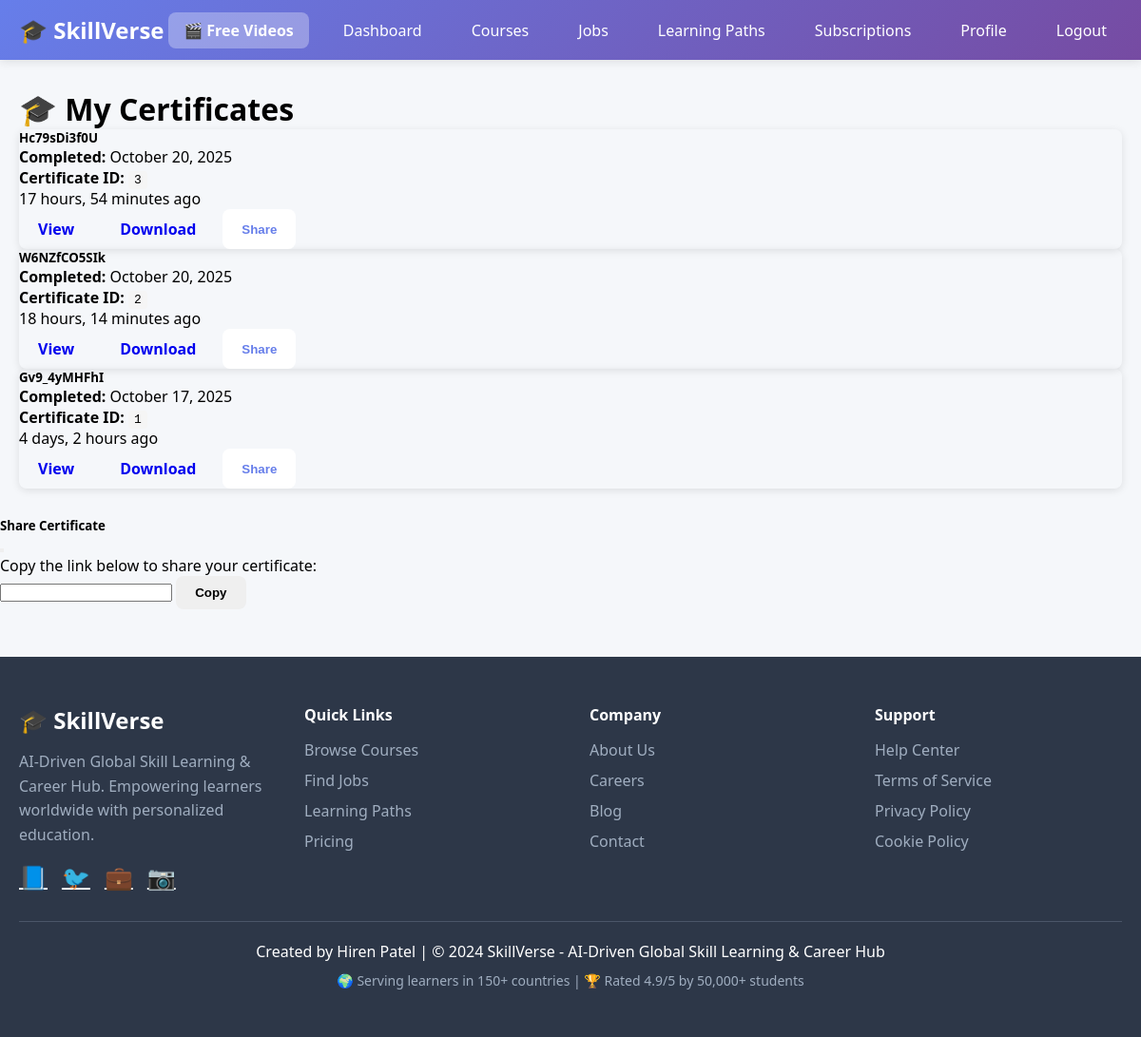
Screenshot of /certificates/ (signed in) with the database file from the repository.
### courses/models.py (models this page shows, shortened)
class VideoCompletion(models.Model):
    user = models.ForeignKey(User, on_delete=models.CASCADE)
    video_id = models.CharField(max_length=20)  # YouTube ID: dQw4w9WgXcQ
    completed_at = models.DateTimeField(auto_now_add=True)
    certificate_path = models.FileField(upload_to='certs/', blank=True, null=True)
    class Meta:
        unique_together = ('user', 'video_id')  # Prevent duplicate completions

### courses/views.py (the view)
# urls.py: path('certificates/', views.user_certificates, name='user_certificates'),
@login_required
def user_certificates(request):
    completions = VideoCompletion.objects.filter(user=request.user).order_by('-completed_at')
    return render(request, 'courses/certificates.html', {'completions': completions})

### courses/templates/courses/certificates.html (shortened to what this page needs)
{% extends 'courses/base.html' %}
{% block content %}
<div class="container mt-5">
    <div class="row">
        <div class="col-md-12">
            <h1 class="mb-4">🎓 My Certificates</h1>
            {% if completions %}
                <div class="row">
                    {% for completion in completions %}
                    <div class="col-md-6 mb-4">
                        <div class="card certificate-card">
                            <div class="card-header bg-primary text-white">
                                <h5 class="mb-0">{{ completion.video_id }}</h5>
                            </div>
                            <div class="card-body">
                                <p><strong>Completed:</strong> {{ completion.completed_at|date:"F j, Y" }}</p>
                                <p><strong>Certificate ID:</strong> <code>{{ completion.id }}</code></p>
                                <p class="text-muted">{{ completion.completed_at|timesince }} ago</p>
                            </div>
                            <div class="card-footer bg-light">
                                <a href="{% url 'view_certificate' completion.id %}" class="btn btn-info btn-sm">
                                     View
                                </a>
                                <a href="{% url 'download_certificate' completion.id %}" class="btn btn-success btn-sm">
                                     Download
                                </a>
                                <button class="btn btn-secondary btn-sm" onclick="copyCertLink({{ completion.id }})">
                                     Share
                                </button>
                            </div>
                        </div>
                    </div>
                    {% endfor %}
                </div>
            {% else %}
                <div class="alert alert-info">
                    <h5>No certificates yet!</h5>
                    <p>Complete a video tutorial to earn your first certificate.</p>
                    <a href="{% url 'courses' %}" class="btn btn-primary">Start Learning</a>
                </div>
            {% endif %}
        </div>
    </div>
</div>
<div class="modal fade" id="shareModal" tabindex="-1">
    <div class="modal-dialog modal-dialog-centered">
        <div class="modal-content">
            <div class="modal-header">
                <h5 class="modal-title">Share Certificate</h5>
                <button type="button" class="btn-close" data-bs-dismiss="modal"></button>
            </div>
            <div class="modal-body">
                <p>Copy the link below to share your certificate:</p>
                <div class="input-group">
                    <input type="text" class="form-control" id="shareLink" readonly>
                    <button class="btn btn-outline-secondary" type="button" onclick="copyToClipboard()">Copy</button>
                </div>
            </div>
        </div>
    </div>
</div>
{% endblock %}

### courses/templates/courses/base.html (style rules this page uses)
* { margin: 0; padding: 0; box-sizing: border-box; }
body { font-family: 'Segoe UI', Tahoma, Geneva, Verdana, sans-serif; background: #f5f7fa; }
.btn { padding: 10px 20px; border: none; border-radius: 8px; cursor: pointer; font-weight: 600; text-decoration: none; display: inline-block; transition: all 0.3s; }
.btn-secondary { background: white; color: #667eea; }
.container { max-width: 1200px; margin: 30px auto; padding: 0 20px; }

### courses/templates/courses/certificates.html (style rules this page uses)
.certificate-card { transition: transform 0.2s; border-radius: 8px; box-shadow: 0 2px 8px rgba(0,0,0,0.1); }
.card-footer { display: flex; gap: 8px; }
code { background-color: #f5f5f5; padding: 2px 6px; border-radius: 4px; font-family: monospace; }

### rows the page displays
VideoCompletion: video_id "Hc79sDi3f0U", completed_at "October 20, 2025", id "3", completed_at "17 hours, 54 minutes"
VideoCompletion: video_id "W6NZfCO5SIk", completed_at "October 20, 2025", id "2", completed_at "18 hours, 14 minutes"
VideoCompletion: video_id "Gv9_4yMHFhI", completed_at "October 17, 2025", id "1", completed_at "4 days, 2 hours"
